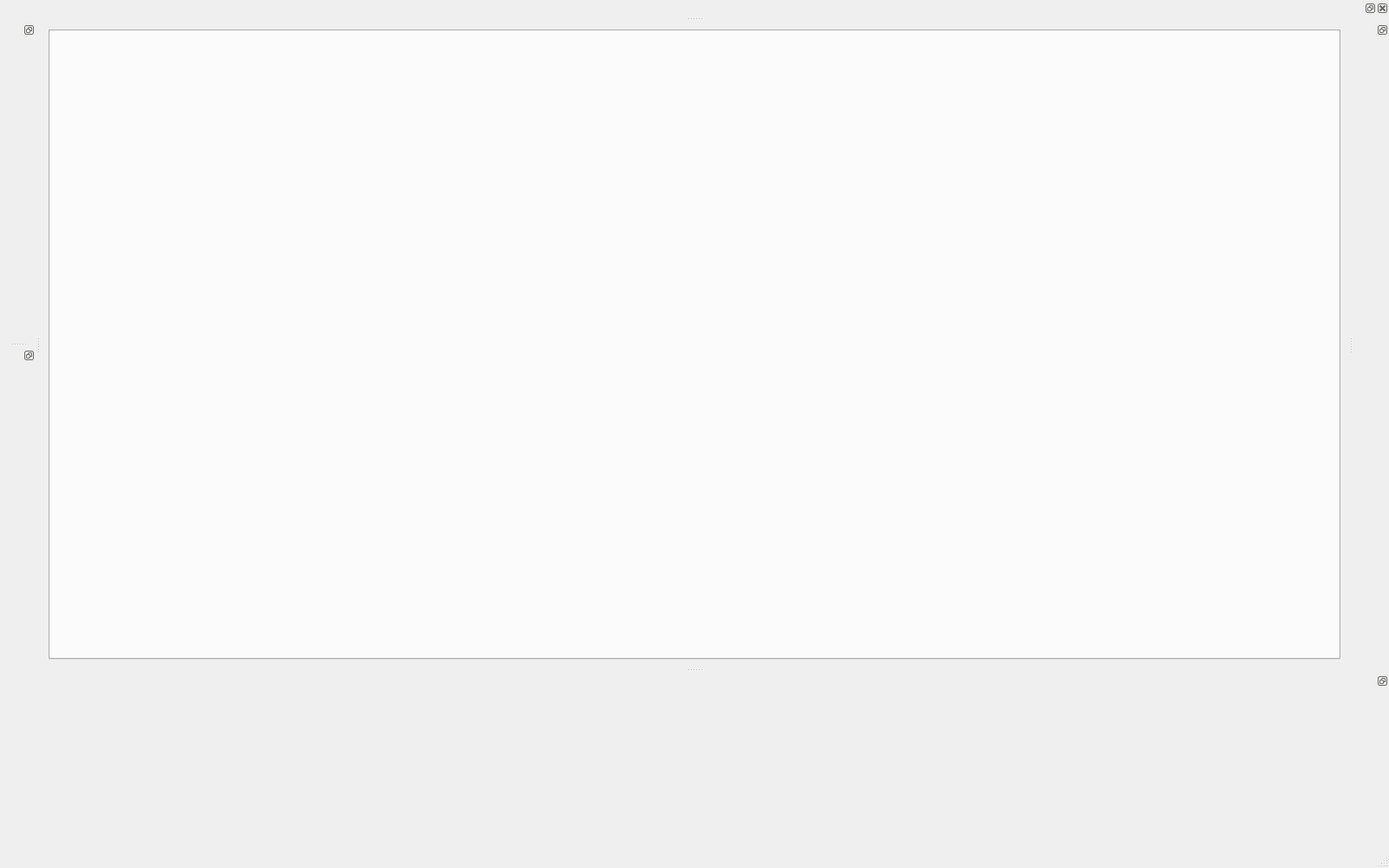
<?xml version="1.0" encoding="UTF-8"?>
<ui version="4.0">
 <class>MainWindow</class>
 <widget class="QMainWindow" name="MainWindow">
  <property name="geometry">
   <rect>
    <x>0</x>
    <y>0</y>
    <width>1600</width>
    <height>1000</height>
   </rect>
  </property>
  <property name="windowTitle">
   <string>SOFA</string>
  </property>
  <widget class="QWidget" name="centralwidget">
   <layout class="QGridLayout" name="gridLayout">
    <item row="0" column="0">
     <widget class="PlotsGUI" name="tabWidget_Plots"/>
    </item>
   </layout>
  </widget>
  <widget class="QMenuBar" name="menubar">
   <property name="geometry">
    <rect>
     <x>0</x>
     <y>0</y>
     <width>1600</width>
     <height>21</height>
    </rect>
   </property>
  </widget>
  <widget class="QStatusBar" name="statusbar"/>
  <widget class="DataSelectorGUI" name="dockWidget_DataSelector">
   <property name="features">
    <set>QDockWidget::DockWidgetFloatable|QDockWidget::DockWidgetMovable</set>
   </property>
   <property name="allowedAreas">
    <set>Qt::LeftDockWidgetArea|Qt::RightDockWidgetArea</set>
   </property>
   <attribute name="dockWidgetArea">
    <number>1</number>
   </attribute>
   <widget class="QWidget" name="dockWidgetContents"/>
  </widget>
  <widget class="ParametersGUI" name="dockWidget_Parameters">
   <property name="features">
    <set>QDockWidget::DockWidgetFloatable|QDockWidget::DockWidgetMovable</set>
   </property>
   <property name="allowedAreas">
    <set>Qt::LeftDockWidgetArea|Qt::RightDockWidgetArea</set>
   </property>
   <attribute name="dockWidgetArea">
    <number>1</number>
   </attribute>
   <widget class="QWidget" name="dockWidgetContents_2"/>
  </widget>
  <widget class="AnalysisGUI" name="dockWidget_Analysis">
   <property name="minimumSize">
    <size>
     <width>1000</width>
     <height>203</height>
    </size>
   </property>
   <property name="features">
    <set>QDockWidget::DockWidgetFloatable|QDockWidget::DockWidgetMovable</set>
   </property>
   <property name="allowedAreas">
    <set>Qt::BottomDockWidgetArea|Qt::TopDockWidgetArea</set>
   </property>
   <attribute name="dockWidgetArea">
    <number>8</number>
   </attribute>
   <widget class="QWidget" name="dockWidgetContents_3"/>
  </widget>
  <widget class="MassTabSelectorGUI" name="dockWidget_MassTabSelector">
   <property name="features">
    <set>QDockWidget::DockWidgetFloatable|QDockWidget::DockWidgetMovable</set>
   </property>
   <property name="allowedAreas">
    <set>Qt::LeftDockWidgetArea|Qt::RightDockWidgetArea</set>
   </property>
   <attribute name="dockWidgetArea">
    <number>2</number>
   </attribute>
   <widget class="QWidget" name="dockWidgetContents_4"/>
  </widget>
  <widget class="MassTabViewerGUI" name="dockWidget_MassTabViewer">
   <property name="allowedAreas">
    <set>Qt::BottomDockWidgetArea|Qt::TopDockWidgetArea</set>
   </property>
   <attribute name="dockWidgetArea">
    <number>4</number>
   </attribute>
   <widget class="QWidget" name="dockWidgetContents_5"/>
  </widget>
 </widget>
 <customwidgets>
  <customwidget>
   <class>DataSelectorGUI</class>
   <extends>QDockWidget</extends>
   <header>gui/data_selector</header>
   <container>1</container>
  </customwidget>
  <customwidget>
   <class>ParametersGUI</class>
   <extends>QDockWidget</extends>
   <header>gui/parameters</header>
   <container>1</container>
  </customwidget>
  <customwidget>
   <class>AnalysisGUI</class>
   <extends>QDockWidget</extends>
   <header>gui/analysis</header>
   <container>1</container>
  </customwidget>
  <customwidget>
   <class>PlotsGUI</class>
   <extends>QTabWidget</extends>
   <header>gui/plots</header>
   <container>1</container>
  </customwidget>
  <customwidget>
   <class>MassTabSelectorGUI</class>
   <extends>QDockWidget</extends>
   <header>gui/masstab_selector</header>
   <container>1</container>
  </customwidget>
  <customwidget>
   <class>MassTabViewerGUI</class>
   <extends>QDockWidget</extends>
   <header location="global">gui/masstab_viewer</header>
   <container>1</container>
  </customwidget>
 </customwidgets>
 <resources/>
 <connections/>
</ui>
